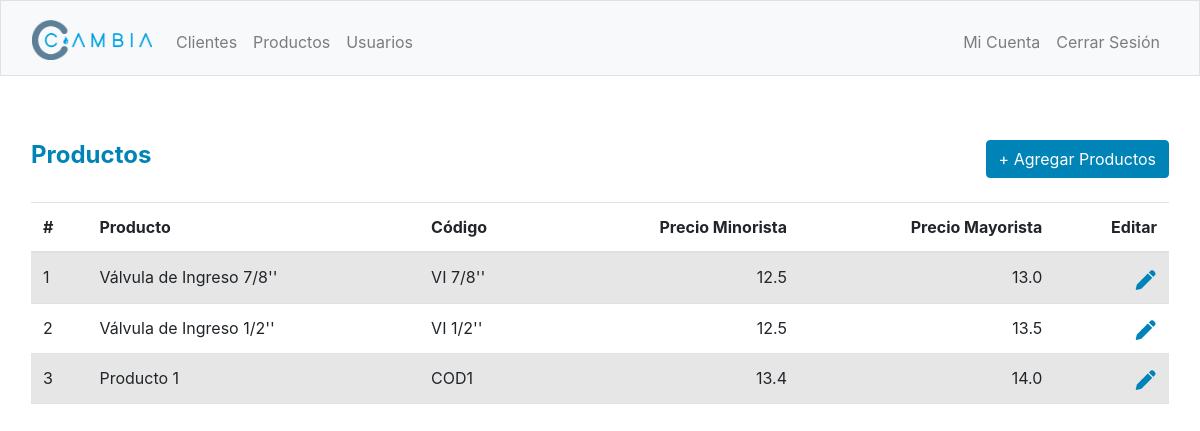
The app's page /productos (signed in) with its own data.
### tables this page shows
CREATE TABLE 'products' ('id' INTEGER PRIMARY KEY AUTOINCREMENT NOT NULL, 'name' TEXT NOT NULL,'code' INTEGER NOT NULL, 'price_min' REAL NOT NULL, 'price_max' REAL NOT NULL);

### app.py (the view)
@app.route("/productos", methods=["GET", "POST"])
@login_required
def products():
    if request.method == "POST":
        return redirect("/products-create")
    else:
        q = request.args.get("q")
        if q == "hola":
            redirect("/clients-create")
        else:
            products = db.execute("SELECT * FROM products")
            return render_template("products.html", products=products)

### helpers.py (called while the page is built)
def login_required(f):
    @wraps(f)
    def decorated_function(*args, **kwargs):
        if session.get("user_id") is None:
            return redirect("/login")
        return f(*args, **kwargs)
    return decorated_function

### templates/products.html (shortened to what this page needs)
{% extends "layout.html" %}
{% block main %}
    <nav class="navbar navbar-expand-md navbar-light" id="subtitle">Productos
        {% if session["user_type"] != 3 %}
            <ul class="navbar-nav ms-auto mt-2">
                <form action="/productos" method="post">
                    <button class="btn btn-primary" type="submit">+ Agregar Productos</button>
                </form>
            </ul>
        {% endif %}
    </nav>
    <div id="db_table">
        <table class="table table-striped">
            <thead>
                <tr>
                    <th class="text-start">#</th>
                    <th class="text-start">Producto</th>
                    <th class="text-start">Código</th>
                    <th class="text-end">Precio Minorista</th>
                    <th class="text-end">Precio Mayorista</th>
                    {% if session["user_type"] == 1 or session["user_type"] == 2 %}
                        <th class="text-end">Editar</th>
                    {% endif %}
                </tr>
            </thead>
            <tbody>
                {% set count = namespace(value=0) %}
                {% for product in products %}
                <tr>
                    <td class="text-start">{{ products[count.value].id }}</td>
                    <td class="text-start">{{ products[count.value].name }}</td>
                    <td class="text-start">{{ products[count.value].code }}</td>
                    <td class="text-end">{{ products[count.value]["price_min"] }}</td>
                    <td class="text-end">{{ products[count.value]["price_max"] }}</td>
                    {% if session["user_type"] == 1 or session["user_type"] == 2 %}
                        <td class="text-end">
                            <a href="https://nico92-pe-code50-94309353-97wx995w42x759-5000.preview.app.github.dev/products_edit/{{ products[count.value].id }}">
                                <img type="imgage" id="{{ products[count.value].name }}" src="/static/edit.png"></img>
                            </a>
                        </td>
                    {% endif %}
                </tr>
                {% set count.value = count.value + 1 %}
                {% endfor %}
            </tbody>
        </table>
    </div>
{% endblock %}

### static/styles.css (style rules this page uses)
#subtitle { background-color: #FFFFFF; color: #0083B6; font-size: x-large; font-weight: bold; }
.btn-primary { background-color: #0083B6; border-color: #0083B6; }
#db_table { padding-top: 1rem; padding-bottom: 1rem; padding-left: 1rem; padding-right: 1rem; }
:root { --bs-body-font-family: Montserrat; }

### records on screen
products: id "1", name "Válvula de Ingreso 7/8''", code "VI 7/8''", price_min "12.5", price_max "13.0"
products: id "2", name "Válvula de Ingreso 1/2''", code "VI 1/2''", price_min "12.5", price_max "13.5"
products: id "3", name "Producto 1", code "COD1", price_min "13.4", price_max "14.0"
